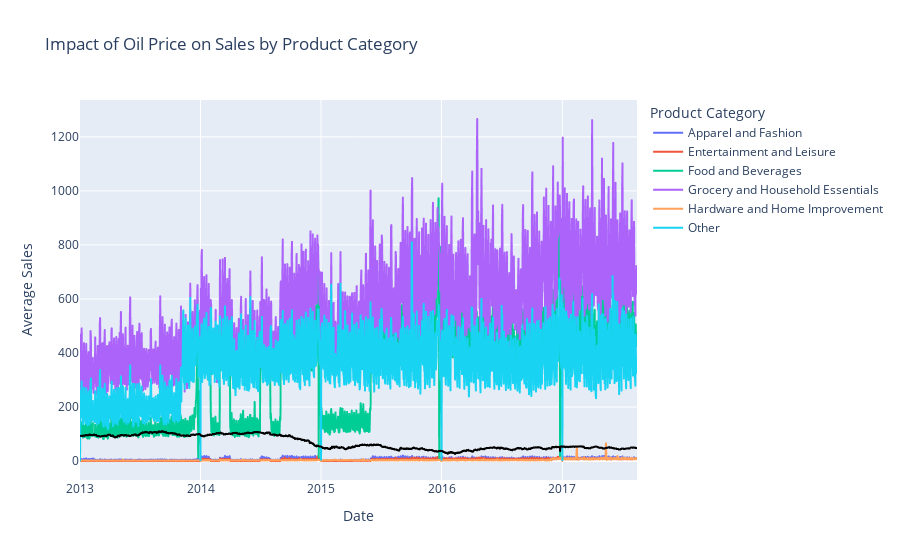

Notebook source saved alongside this figure:
### Code cell
# Group the data by 'date' and 'Product_Category' and calculate the average sales and average oil price for each group
sales_oil_price = train_mod_c.groupby(['date', 'Product_Category'])[['sales', 'oil price']].mean().reset_index()

# Create a Plotly line chart to visualize the relationship between oil price and sales for different product categories
fig = px.line(sales_oil_price, x='date', y='sales', color='Product_Category',
              title='Impact of Oil Price on Sales by Product Category',
              labels={'date': 'Date', 'sales': 'Average Sales'})

fig.update_yaxes(title_text='Average Sales')
fig.update_xaxes(title_text='Date')
fig.update_layout(legend_title_text='Product Category')

# Add oil price as a secondary y-axis
fig.add_trace(px.line(sales_oil_price, x='date', y='oil price', color_discrete_sequence=['black']).data[0])

fig.update_yaxes(title_text='Oil Price', secondary_y=True)

fig.show()

### Figure 1 — Plotly figure (JSON) as saved in the notebook; plotly's stock layout.template omitted (floating-point values rounded to 4 significant figures; data arrays with more than 128 entries replaced by an {"elided": "..."} marker saying what was removed)
{"data": [{"hovertemplate": "Product_Category=Apparel and Fashion<br>Date=%{x}<br>Average Sales=%{y}<extra></extra>", "legendgroup": "Apparel and Fashion", "line": {"color": "#636efa", "dash": "solid"}, "marker": {"symbol": "circle"}, "mode": "lines", "name": "Apparel and Fashion", "showlegend": true, "type": "scattergl", "x": {"elided": "1684 str values"}, "xaxis": "x", "y": {"elided": "1684 float values"}, "yaxis": "y"}, {"hovertemplate": "Product_Category=Entertainment and Leisure<br>Date=%{x}<br>Average Sales=%{y}<extra></extra>", "legendgroup": "Entertainment and Leisure", "line": {"color": "#EF553B", "dash": "solid"}, "marker": {"symbol": "circle"}, "mode": "lines", "name": "Entertainment and Leisure", "showlegend": true, "type": "scattergl", "x": {"elided": "1684 str values"}, "xaxis": "x", "y": {"elided": "1684 float values"}, "yaxis": "y"}, {"hovertemplate": "Product_Category=Food and Beverages<br>Date=%{x}<br>Average Sales=%{y}<extra></extra>", "legendgroup": "Food and Beverages", "line": {"color": "#00cc96", "dash": "solid"}, "marker": {"symbol": "circle"}, "mode": "lines", "name": "Food and Beverages", "showlegend": true, "type": "scattergl", "x": {"elided": "1688 str values"}, "xaxis": "x", "y": {"elided": "1688 float values"}, "yaxis": "y"}, {"hovertemplate": "Product_Category=Grocery and Household Essentials<br>Date=%{x}<br>Average Sales=%{y}<extra></extra>", "legendgroup": "Grocery and Household Essentials", "line": {"color": "#ab63fa", "dash": "solid"}, "marker": {"symbol": "circle"}, "mode": "lines", "name": "Grocery and Household Essentials", "showlegend": true, "type": "scattergl", "x": {"elided": "1684 str values"}, "xaxis": "x", "y": {"elided": "1684 float values"}, "yaxis": "y"}, {"hovertemplate": "Product_Category=Hardware and Home Improvement<br>Date=%{x}<br>Average Sales=%{y}<extra></extra>", "legendgroup": "Hardware and Home Improvement", "line": {"color": "#FFA15A", "dash": "solid"}, "marker": {"symbol": "circle"}, "mode": "lines", "name": "Hardware and Home Improvement", "showlegend": true, "type": "scattergl", "x": {"elided": "1684 str values"}, "xaxis": "x", "y": {"elided": "1684 float values"}, "yaxis": "y"}, {"hovertemplate": "Product_Category=Other<br>Date=%{x}<br>Average Sales=%{y}<extra></extra>", "legendgroup": "Other", "line": {"color": "#19d3f3", "dash": "solid"}, "marker": {"symbol": "circle"}, "mode": "lines", "name": "Other", "showlegend": true, "type": "scattergl", "x": {"elided": "1684 str values"}, "xaxis": "x", "y": {"elided": "1684 float values"}, "yaxis": "y"}, {"hovertemplate": "date=%{x}<br>oil price=%{y}<extra></extra>", "legendgroup": "", "line": {"color": "black", "dash": "solid"}, "marker": {"symbol": "circle"}, "mode": "lines", "name": "", "showlegend": false, "type": "scattergl", "x": {"elided": "10108 str values"}, "xaxis": "x", "y": {"elided": "10108 float values"}, "yaxis": "y"}], "layout": {"legend": {"title": {"text": "Product Category"}, "tracegroupgap": 0}, "title": {"text": "Impact of Oil Price on Sales by Product Category"}, "xaxis": {"anchor": "y", "domain": [0, 1], "title": {"text": "Date"}}, "yaxis": {"anchor": "x", "domain": [0, 1], "title": {"text": "Average Sales"}}}}
